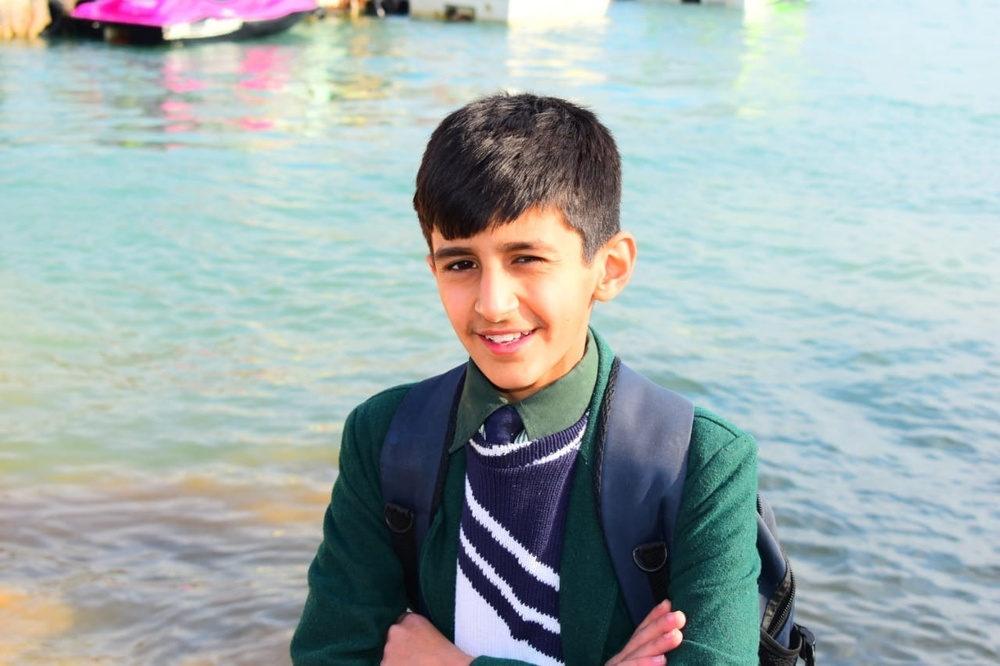
#> input picture i22_0512/mysmallimg.jpg, 1000 x 666 px, shrunk from 1280 x 853 before the run
$ jupyter execute --allow-errors i22_0512.ipynb
#> lines starting #> are read from the running program, lines starting #| are printed output that depends on the picture
# You will use this Notebook for your assignment. Make sure to add comments as they also carry marks.

# Question 1

#> (a cell that did not finish here is left out)

[cell 2]
# [68 lines left out: function Q1, not called in this run]

#> (a cell that did not finish here is left out)

#> (a cell that did not finish here is left out)

# Question 2

#> (a cell that did not finish here is left out)

#> (a cell that did not finish here is left out)

[cell 7]
# [67 lines left out: function Q2, not called in this run]

#> (a cell that did not finish here is left out)

#> (a cell that did not finish here is left out)

# Question: 3

### You have to do this task on your own image

"Some students struggle to understand why they have to learn so much Maths/Linear Algebra in a computer science degree. This assignment will help them get it. In this task, you'll work with image filters. Remember, images are like arrays of dots (pixels), each with three values for red, green, and blue. These values go from 0 to 255.

But what's image filtering? Imagine taking a regular picture and using some math to change each dot in a way that creates a special look in the new picture."

[cell 10]
# you are not allowed to use these libraries for logic implementation. Use core python concepts as taught in class. You can only use math library only.
from PIL import Image
import numpy as np
from IPython.display import display
# You may use the sqrt function form the math library
from math import sqrt

[cell 11]
# Upload your own picture here
img = Image.open(r"mysmallimg.jpg")
#> img is the input picture: PIL image 1000x666 RGB; mean R, G, B 160.5, 173.6, 173.8

[cell 12]
display(img)

As mentioned earlier, an image is essentially an array (list) of pixels, with each pixel holding three RGB values. You can check the image's width and height using the following method:

[cell 13]
img_array = np.array(img)

img_array.shape
#> Out = (666, 1000, 3)

[cell 14]
""" The RGB Values of the first Pixel """
img_array[0][0]
#> Out = [255, 250, 211]

[cell 15]
""" You can use the height and width variables in your code to get the rows and columns of pixels in the image """
height = img_array.shape[0]
#> height = 666
width = img_array.shape[1]
#> width = 1000

Let me provide you with an example of how to apply a simple grayscale filter on an image.

When transforming an RGB image into grayscale, we calculate the average of the RGB values for each pixel. The array holding the grayscale image has two dimensions, unlike the RGB image which has three. This distinction arises because in a grayscale image, the three RGB values are substituted with a single average value derived from the Red, Green, and Blue values of the pixel.

[cell 16]
grayscale_image = []
# Iterating Over Rows of Pixels in the Image
for i in range(len(img_array)):
    temp = []
    # Getting The Values from Each Pixel from The Row
    for j in range(len(img_array[i])):
        # Get the Average Value of RGB Values from the Pixel and append it to a temporary list
        avg = int(sum(img_array[i][j])/3)
        temp.append(avg)
    # append the row of average pixel values to a new array
    grayscale_image.append(temp)
#> after the loop, grayscale_image = 666 items

[cell 17]
# Use the following code to Display image from a simple Python List
2
from PIL import Image
gray_image_np = Image.fromarray(np.uint8(grayscale_image) , 'L')
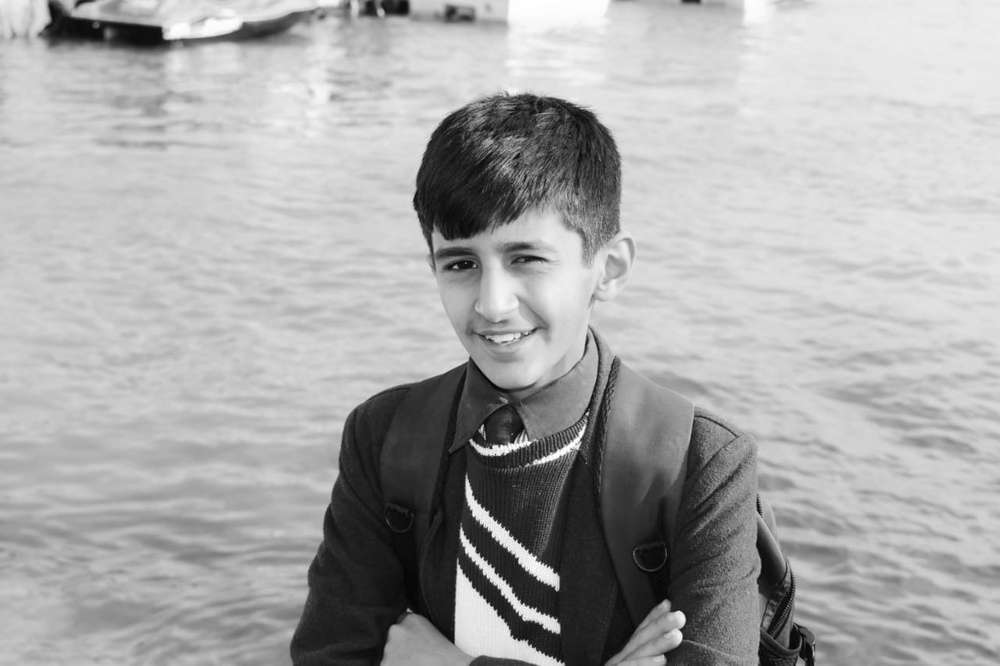
#> gray_image_np: PIL image 1000x666 L; min 0, max 255, mean 169
display(gray_image_np)

[cell 18]
### TO DO

In image processing, you often need to extract special features from images. One such feature can be the object boundaries/edges in the images. One effective technique to accomplish this task involves the utilization of predefined kernels. Kernels, simply put, are matrices which are multiplied to the image array.

[cell 19]
# X Kernel

Gx = [
    [-1, 0, 1],
    [-2, 0, 2],
    [-1, 0, 1]
]

[cell 20]
# Y Kernel

Gy = [
    [-1, -2, -1],
    [0, 0, 0],
    [1, 2, 1]
]

#### Pseudo Code

Create an empty result image (list)

for each pixel row in the grayscale image:
    for each pixel column in the grayscale image:
        Initialize vertical gradient and horizontal gradient as 0

        for each kernel row:
            for each kernel column:
                Calculate the corresponding pixel coordinates in the image
                Multiply the kernel value with the pixel value at the coordinates
                Add the result to the vertical gradient and horizontal gradient

        Calculate the gradient magnitude as sqrt(vertical_gradient^2 + horizontal_gradient^2)
        Set the pixel value in the result image as the gradient magnitude


In simpler terms, for each pixel in the grayscale image form a 3x3 grid of pixels by taking pixels from neighbouring rows and columns of the pixel. Next, multiply and add the values of the pixels from this grid to its corresponding element in the kernels, once for the horizontal direction (Gx) and once for the vertical direction (Gy). Once you've finished these calculations, you'll have two numbers. Square both of these numbers, add them together, and then find the square root of the total. If this final number is larger than 255, set it to 255. Take this new number and replace the original pixel value with it in the result image (do not change the original grayscale image).

For example if we want to calculate the value of the pixel present in the 2nd row, 2nd column (of the grayscale image) in the resulting array, we'll take a 3x3 grid of pixels around the 2,2 pixel and calucalte its value in this way:

Be cautious about the situations involving edge cases. Since the pixels in the initial rows and columns cannot create complete 3x3 grids, we may need to add zeros to our grid to make it 3x3.

Kindly watch this video to get better understanding of the task

https://drive.google.com/file/d/1f6rm9LvqdAUO1RNUEZ1pC4MFV33KuO7e/view?usp=drive_link

[cell 21]
from math import sqrt

[cell 22]
##
"""Solution here"""
for i in range(len(grayscale_image)):
    for j in range(len(grayscale_image[i])):
        grayscale_image[i].insert(j, 0)                         # this inserts at the first index of 2d array
        break
zero_app_list = [0 for i in range(len(grayscale_image[0]))]    # to append zeros in the list this is for upper full row
#> zero_app_list = 1001 values from 0 to 0
grayscale_image.insert(0, zero_app_list)                       # and last row too
grayscale_image.append(zero_app_list)

for i in range(len(grayscale_image)):
    for j in range (len(grayscale_image)):                   # this is for appending at the end of 2d list inside the 1d list
        grayscale_image[i].append(0)
        break
del grayscale_image[0][0]
                                ######Upper part was to append zeros #####
result_img = []                           # final 2-D array to store all pixel rgb values and to be displayed
for i in range(len(grayscale_image)):
    temp = []                             # temp 1-D array to store summed values
    sumo = 0
    if i == 0:
        continue
    elif i == (len(grayscale_image) - 1):              ##this skips the first rows and columns and last ones too
        continue
    for j in range(len(grayscale_image[i])):
        if j == 0:
            continue
        elif j == (len(grayscale_image[i]) - 1):
            continue
        horizon_grad = 0
        verti_grad = 0
        for k in range(3):
            for l in range(3):
                # This calculates the new pixel using the Gx and Gy kernels
                rel_posX = i + k - 1
                rel_posY = j + l - 1
                horizon_grad += Gx[k][l] * grayscale_image[rel_posX][rel_posY]
                verti_grad += Gy[k][l] * grayscale_image[rel_posX][rel_posY]

        horizon_grad = (horizon_grad ** 2)
        verti_grad = (verti_grad ** 2)
        sumo = (horizon_grad + verti_grad) ** (1/2)    # sum using the formula given
        if (sumo > 255):                          # if the sum exceeds the
            sumo = 255
        temp.append(sumo)                    ### appending the sum of |Gx| + |Gy| in temp and then in result_img 2-D array
    result_img.append(temp)
#> after the loop, result_img = 666 items

[cell 23]
display(Image.fromarray(np.uint8(result_img) , 'L'))
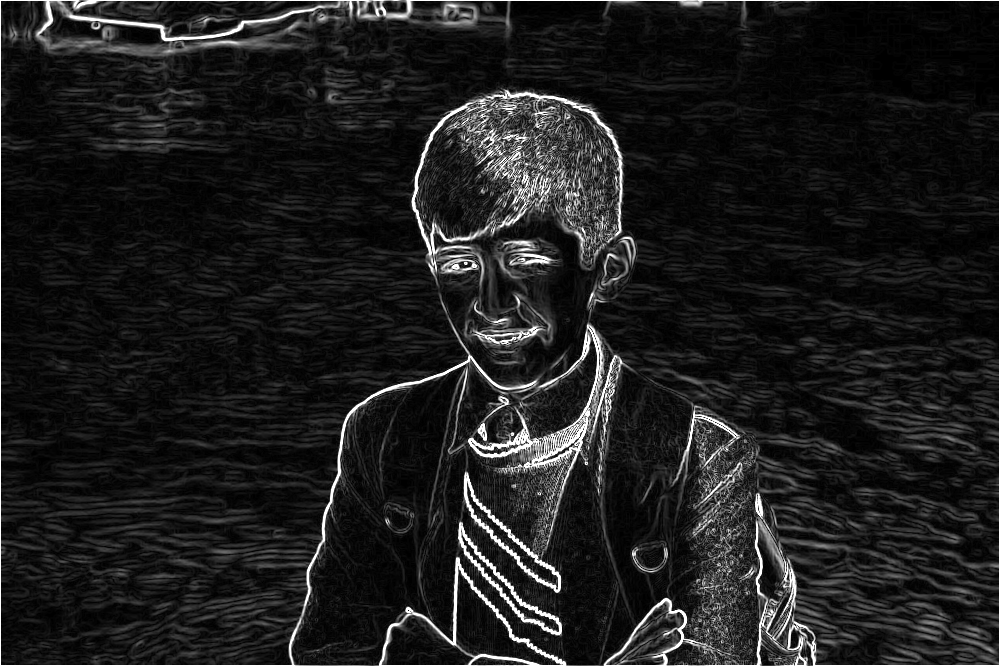
#> shown: PIL image 1000x666 L; min 0, max 255, mean 29.7
